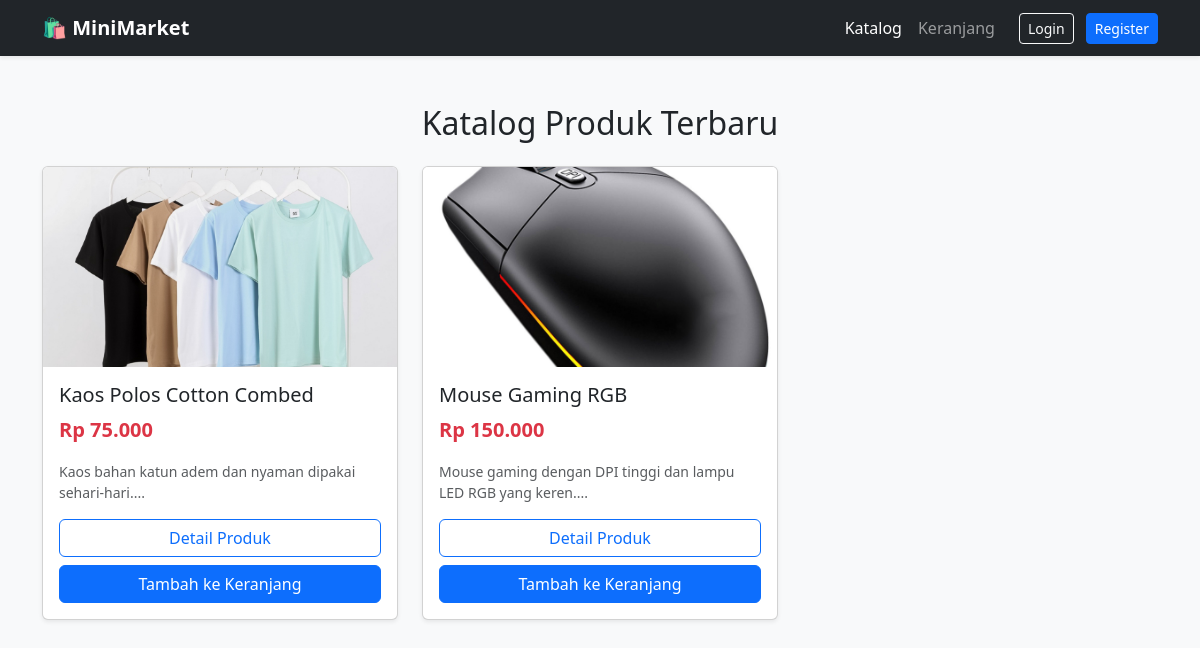
The page / on the database its author committed.
### tables this page shows
CREATE TABLE `products` (
  `product_id` int(11) NOT NULL,
  `category_id` int(11) NOT NULL,
  `seller_id` int(11) NOT NULL,
  `product_name` varchar(150) NOT NULL,
  `description` text DEFAULT NULL,
  `price` decimal(12,2) NOT NULL,
  `stock` int(11) NOT NULL DEFAULT 0,
  `image` varchar(255) DEFAULT NULL,
  `created_at` timestamp NOT NULL DEFAULT current_timestamp()
);

### index.php (the view, shortened to what this page needs)
<?php
include 'koneksi.php';
$query = mysqli_query($conn, "SELECT * FROM products ORDER BY product_id DESC");
?>
<!DOCTYPE html>
<html lang="id">
<head>
    <link href="https://cdn.jsdelivr.net/npm/bootstrap@5.3.0/dist/css/bootstrap.min.css" rel="stylesheet">
</head>
<body class="bg-light">
    <nav class="navbar navbar-expand-lg navbar-dark bg-dark shadow-sm">
        <div class="container">
            <a class="navbar-brand fw-bold" href="index.php">🛍️ MiniMarket</a>
            <div class="collapse navbar-collapse" id="navbarNav">
                <ul class="navbar-nav ms-auto align-items-center">
                    <li class="nav-item"><a class="nav-link active" href="index.php">Katalog</a></li>
                    <li class="nav-item"><a class="nav-link" href="cart.php">Keranjang</a></li>
                    <?php if (isset($_SESSION['user_id'])) : ?>
                        <?php if ($_SESSION['role'] == 'buyer') : ?>
                            <li class="nav-item"><a class="nav-link" href="my_orders.php">Riwayat Belanja</a></li>
                        <?php else : ?>
                            <li class="nav-item"><a class="nav-link" href="admin_products.php">Kelola Produk (Admin)</a></li>
                        <?php endif; ?>
                        <li class="nav-item ms-lg-3">
                            <span class="text-light small me-2">Halo, <strong><?= $_SESSION['username']; ?></strong></span>
                            <a href="logout.php" class="btn btn-outline-danger btn-sm">Logout</a>
                        </li>
                    <?php else : ?>
                        <li class="nav-item ms-lg-3">
                            <a href="login.php" class="btn btn-outline-light btn-sm me-2">Login</a>
                            <a href="register.php" class="btn btn-primary btn-sm">Register</a>
                        </li>
                    <?php endif; ?>
                </ul>
            </div>
        </div>
    </nav>
    <div class="container my-5">
        <h2 class="mb-4 text-center">Katalog Produk Terbaru</h2>
        <div class="row row-cols-1 row-cols-md-3 g-4">
            <?php while ($row = mysqli_fetch_assoc($query)) : ?>
            <div class="col">
                <div class="card h-100 shadow-sm">
                    <img src="image/<?= !empty($row['image']) ? $row['image'] : 'default.jpg'; ?>" class="card-img-top" alt="Produk" style="height: 200px; object-fit: cover;">
                    <div class="card-body d-flex flex-column">
                        <h5 class="card-title"><?= htmlspecialchars($row['product_name']); ?></h5>
                        <p class="text-danger fw-bold fs-5">Rp <?= number_format($row['price'], 0, ',', '.'); ?></p>
                        <p class="card-text text-muted small"><?= substr(htmlspecialchars($row['description']), 0, 80); ?>...</p>
                        <div class="mt-auto">
                            <a href="detail.php?id=<?= $row['product_id']; ?>" class="btn btn-outline-primary w-100 mb-2">Detail Produk</a>
                            <a href="cart.php?add=<?= $row['product_id']; ?>" class="btn btn-primary w-100">Tambah ke Keranjang</a>
                        </div>
                    </div>
                </div>
            </div>
            <?php endwhile; ?>
        </div>
    </div>
</body>
</html>

### rows shown on the page
products: image (picture), product_name "Kaos Polos Cotton Combed", price "75.000", description "Kaos bahan katun adem dan nyaman dipakai sehari-hari."
products: image (picture), product_name "Mouse Gaming RGB", price "150.000", description "Mouse gaming dengan DPI tinggi dan lampu LED RGB yang keren."
